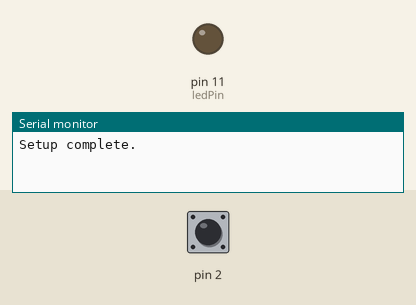
The sketch below on a simulated Arduino Uno, built with avr-gcc and run on an emulated ATmega328P. Parts: output pins drawn as LEDs (lit = HIGH), the last lines printed to the serial monitor. The test bench sets the inputs (shaded band); at power-on: pin 2 HIGH.

Above: at 1.2 s.
1.3 s: pin 2 pulled LOW for 0.15 s
At 1.4 s:
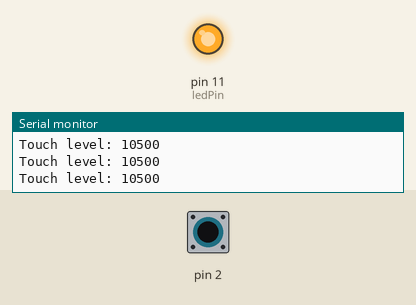
2.9 s: pin 2 pulled LOW for 3.2 s
At 6.8 s:
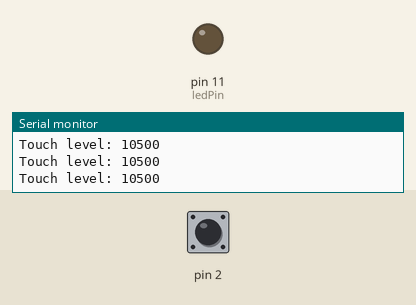
Timing chart, 0 to 8.3 s (numbered marks = the images above; inputs shaded):
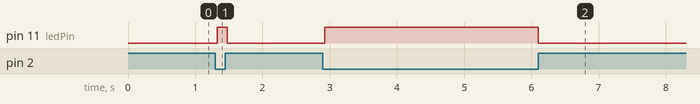

Measured:
- after the input at 1.3 s, pin 11 (ledPin): LOW → HIGH at once, → LOW 0.15 s later
- after the input at 2.9 s, pin 11 (ledPin): LOW → HIGH at once, → LOW 3.2 s later

The sketch:

Touch_Switch_2_Pin_Demo.ino
```cpp
/*
 * Demo sketch for video #143 www.youtube.com/ralphbacon
 *
 * This is the built in Arduino method of detecting a touch and can
 * easily replace a push button switch.
 *
 */

// Standard Arduino library for touch sensor
#include <CapacitiveSensor.h>

// Attach wire, foil, touch pad etc to pin 2
CapacitiveSensor sense = CapacitiveSensor(5, 2);
#define touchToggleLevel 1000

// Print out debugging messages to Serial Monitor?
bool isDebug = true;

#define ledPin 11

// ----------------------------------------------------------------------------
// One size fits all Serial Monitor debugging messages
// ----------------------------------------------------------------------------
template<typename T> void debugPrint(T printMe, bool newLine = false) {
  if (isDebug) {
    if (newLine) {
      Serial.println(printMe);
    }
    else {
      Serial.print(printMe);
    }
    Serial.flush();
  }
}

// -----------------------------------------------------------
// SETUP    SETUP    SETUP    SETUP    SETUP    SETUP    SETUP
// -----------------------------------------------------------
void setup() {
  Serial.begin(9600);
  pinMode(ledPin, OUTPUT);

  // Autocallibrate every 10 seconds (default = 20?)
  sense.set_CS_AutocaL_Millis(10000);

  debugPrint("Setup complete.");
}

// ------------------------------------------------------------
// LOOP    LOOP    LOOP    LOOP    LOOP    LOOP    LOOP    LOOP
// ------------------------------------------------------------
void loop() {

  if (doTouch()) {
    digitalWrite(ledPin,HIGH);
  } else {
    digitalWrite(ledPin,LOW);
  }

}

// ----------------------------------------------------------------------------
// Detect whether the touch pad has been touched - will control on/off function
// ----------------------------------------------------------------------------
bool doTouch() {
  // Take several samples
  long signal = sense.capacitiveSensor(70);

  // Master ON-OFF switch (controlled by pretty cat collar touch pad)
  if (signal > touchToggleLevel) {
    debugPrint("Touch level: ");
    debugPrint(signal, true);

    // Return touch was detected
    return true;
  }

  // No touch detected
  return false;
}
```
